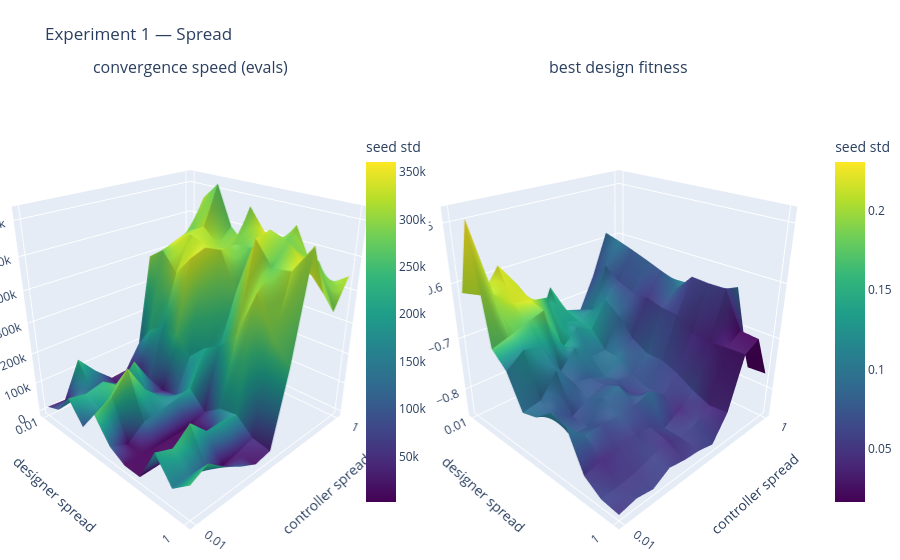

Notebook code cell kept with this figure:
### Markdown cell above
## Experiment 1 — Spread

Read the speed panel knowing that the update steps toward the sample cloud, so wider spread
mechanically produces larger steps. That coupling is deliberate (ADR-0023): wide sampling buying
faster coarse progress *is* the trade-off being measured.

### Code cell
sp, bt, x, y = metrics(load("exp1_spread"), "sig_d", "sig_c")
surface_pair(sp, bt, x, y, "designer spread", "controller spread", "Experiment 1 — Spread").show()
